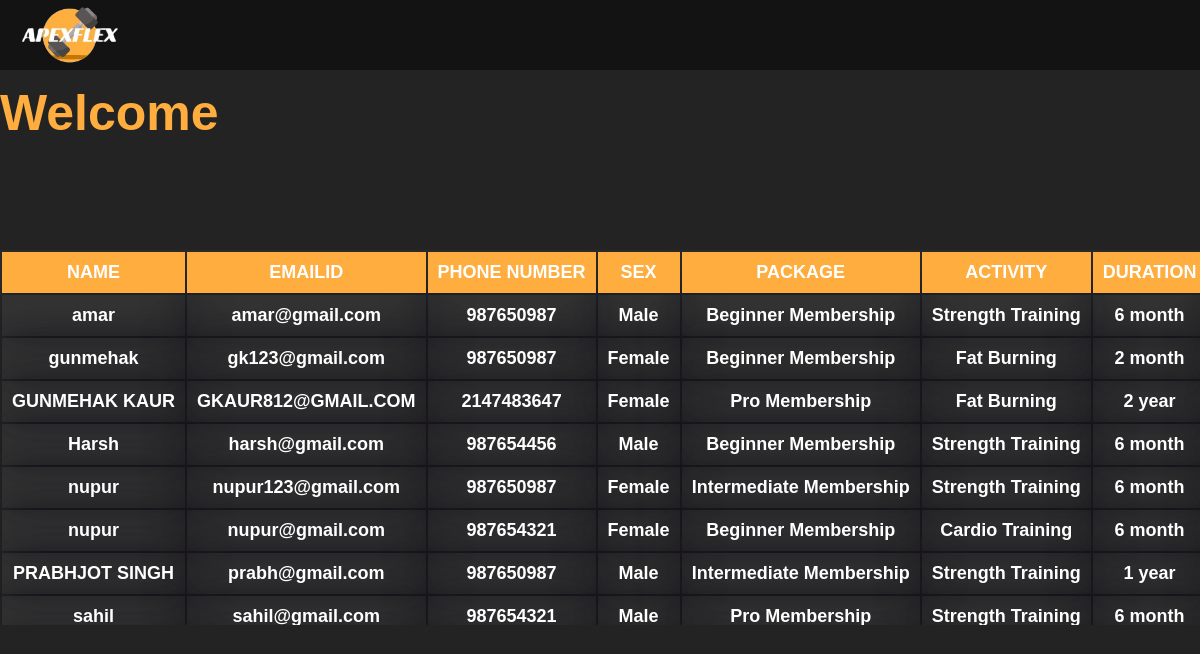
The app's page /admin.php with its own data.
### tables this page shows
CREATE TABLE `data` (
  `Name` varchar(100) NOT NULL,
  `Email_ID` varchar(100) NOT NULL,
  `Phone` int(100) NOT NULL,
  `Sex` varchar(100) NOT NULL,
  `Package` varchar(100) NOT NULL,
  `Activity` varchar(100) NOT NULL,
  `Duration` varchar(100) NOT NULL,
  `Price` int(100) NOT NULL,
  `Date` date NOT NULL DEFAULT current_timestamp(),
  `Expdate` date NOT NULL DEFAULT current_timestamp()
);

### admin.php (the view, shortened to what this page needs)
<?php
include("database.php");
?>
<!DOCTYPE html>
<html lang="en">
<head>
</head>
<body>
    <header>
    <nav>
           <a href="apexflex.php#web1"  >
                <img src="f718fd1dc9fa4867927556147970c72d__1_-removebg-preview.png" alt="logo" id="logo"></a>
           </nav>
    </header>
    <div class="web">
   <h1 id="wel">Welcome
   ?> </h1>
   <div class="tablewrap">
   <table class="table ">
       <thead><tr>
         <th> NAME</th>
         <th>EMAILID</th>
         <th>PHONE NUMBER</th>
         <th>SEX</th>
         <th>PACKAGE</th>
         <th>ACTIVITY</th>
         <th>DURATION</th>
    </thead>
    <tbody>
        <?php
        $sql = ("SELECT * FROM data");
         $users = $con -> query($sql);
     $users -> fetch_all();
     foreach($users as $user){
     ?>
     <tr>
        <td><?php echo"{$user['Name']}";?></td>
        <td><?php echo"{$user['Email_ID']}";?></td>
        <td><?php echo"{$user['Phone']}";?></td>
        <td><?php echo"{$user['Sex']}";?></td>
        <td><?php echo"{$user['Package']}";?></td>
        <td><?php echo"{$user['Activity']}";?></td>
        <td><?php echo"{$user['Duration']}";?></td>
    <?php
     }
     ?>
     </tr>
    </tbody>
    </table>
   </div>
    </div>
</body>
</html>

### admin.php (style rules this page uses)
body { background-color: rgb(35, 35, 35); margin: 0%; font-family: Arial, Helvetica, sans-serif; font-size: 25px; color: white; }
nav { background-color: #00000073; color: white; position:fixed; width: 100%; height: 70px; top: 0px; }
#logo { width: 120px; position: fixed; top: -25px; left: 10px; }
.tablewrap { position: relative; top: 125px; max-height: 375px; overflow-y: scroll; }
table { margin: 0 auto; font-size: large; color: white; position: relative; background-color: #8a8a8a17; box-shadow: 0 0 40px rgba(8,7,16,0.6); overflow:hidden; height: 200px; min-width: max-content; }
td { box-shadow: 0 0 40px rgba(8,7,16,0.6); background-color: #00000073; }
th { color: white; position: sticky; background-color: rgb(255 173 62); font-weight: bold; padding: 10px; text-align: center; }
td { background-color: #8a8a8a17; font-weight: bold; padding: 10px; text-align: center; }
#wel { position: relative; top: 50px; color: rgb(255 173 62); }

### records on screen
data: Name "amar", Email_ID "amar@gmail.com", Phone "987650987", Sex "Male", Package "Beginner Membership", Activity "Strength Training", Duration "6 month"
data: Name "gunmehak", Email_ID "gk123@gmail.com", Phone "987650987", Sex "Female", Package "Beginner Membership", Activity "Fat Burning", Duration "2 month"
data: Name "GUNMEHAK KAUR", Email_ID "GKAUR812@GMAIL.COM", Phone "2147483647", Sex "Female", Package "Pro Membership", Activity "Fat Burning", Duration "2 year"
data: Name "Harsh", Email_ID "harsh@gmail.com", Phone "987654456", Sex "Male", Package "Beginner Membership", Activity "Strength Training", Duration "6 month"
data: Name "nupur", Email_ID "nupur123@gmail.com", Phone "987650987", Sex "Female", Package "Intermediate Membership", Activity "Strength Training", Duration "6 month"
data: Name "nupur", Email_ID "nupur@gmail.com", Phone "987654321", Sex "Female", Package "Beginner Membership", Activity "Cardio Training", Duration "6 month"
data: Name "PRABHJOT SINGH", Email_ID "prabh@gmail.com", Phone "987650987", Sex "Male", Package "Intermediate Membership", Activity "Strength Training", Duration "1 year"
data: Name "sahil", Email_ID "sahil@gmail.com", Phone "987654321", Sex "Male", Package "Pro Membership", Activity "Strength Training", Duration "6 month"
